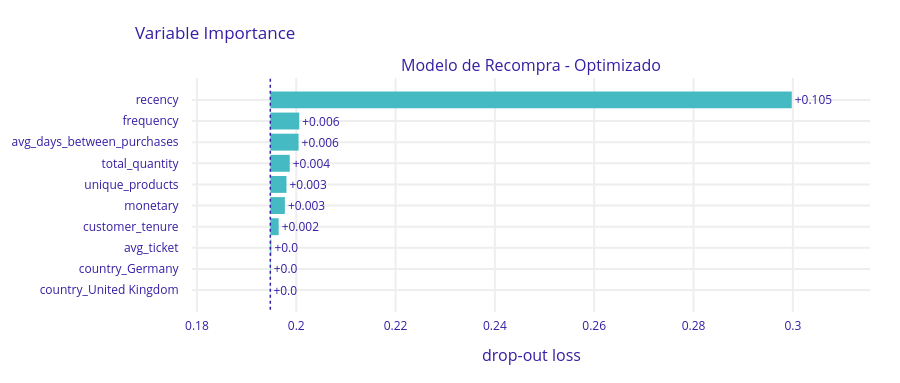

The code cell stored with this chart in its notebook:
### Code cell
# Importancia global de variables
fi = explainer.model_parts()

# Obtener la figura real de Plotly
fig = fi.plot(show=False)

# Mostrar en notebook
fig.show()

# Guardar en archivo
fig.write_image('../output/dalex1_importancia_variables.png', scale=4)

### Figure 1 — Plotly figure (JSON) as saved in the notebook; plotly's stock layout.template omitted (floating-point values rounded to 4 significant figures)
{"data": [{"base": 0.1948, "hoverinfo": "text", "hoverlabel": {"bgcolor": "rgba(0,0,0,0.8)"}, "hovertext": ["Model: Modelo de Recompra - Optimizado loss after<br>variable: recency is permuted: 0.3<br>Drop-out loss change: +0.105", "Model: Modelo de Recompra - Optimizado loss after<br>variable: frequency is permuted: 0.201<br>Drop-out loss change: +0.006", "Model: Modelo de Recompra - Optimizado loss after<br>variable: avg_days_between_purchases is permuted: 0.2<br>Drop-out loss change: +0.006", "Model: Modelo de Recompra - Optimizado loss after<br>variable: total_quantity is permuted: 0.199<br>Drop-out loss change: +0.004", "Model: Modelo de Recompra - Optimizado loss after<br>variable: unique_products is permuted: 0.198<br>Drop-out loss change: +0.003", "Model: Modelo de Recompra - Optimizado loss after<br>variable: monetary is permuted: 0.198<br>Drop-out loss change: +0.003", "Model: Modelo de Recompra - Optimizado loss after<br>variable: customer_tenure is permuted: 0.196<br>Drop-out loss change: +0.002", "Model: Modelo de Recompra - Optimizado loss after<br>variable: avg_ticket is permuted: 0.195<br>Drop-out loss change: +0.0", "Model: Modelo de Recompra - Optimizado loss after<br>variable: country_Germany is permuted: 0.195<br>Drop-out loss change: +0.0", "Model: Modelo de Recompra - Optimizado loss after<br>variable: country_United Kingdom is permuted: 0.195<br>Drop-out loss change: +0.0"], "marker": {"color": "#46bac2"}, "orientation": "h", "showlegend": false, "text": ["+0.105", "+0.006", "+0.006", "+0.004", "+0.003", "+0.003", "+0.002", "+0.0", "+0.0", "+0.0"], "textposition": "outside", "type": "bar", "x": [0.105, 0.005824, 0.005693, 0.003914, 0.003254, 0.002932, 0.001684, 0.0002152, 8.526e-05, 3.213e-05], "xaxis": "x", "y": ["recency", "frequency", "avg_days_between_purchases", "total_quantity", "unique_products", "monetary", "customer_tenure", "avg_ticket", "country_Germany", "country_United Kingdom"], "yaxis": "y"}], "layout": {"annotations": [{"font": {"size": 16}, "showarrow": false, "text": "Modelo de Recompra - Optimizado", "x": 0.5, "xanchor": "center", "xref": "paper", "y": 1, "yanchor": "bottom", "yref": "paper"}, {"font": {"size": 16}, "showarrow": false, "text": "drop-out loss", "x": 0.5, "xanchor": "center", "xref": "paper", "y": 0, "yanchor": "top", "yref": "paper", "yshift": -30}], "font": {"color": "#371ea3"}, "height": 383, "margin": {"b": 71, "r": 30, "t": 78}, "shapes": [{"line": {"color": "#371ea3", "dash": "dot", "width": 1.5}, "type": "line", "x0": 0.1948, "x1": 0.1948, "xref": "x", "y0": -1, "y1": 10, "yref": "y"}], "title": {"text": "Variable Importance", "x": 0.15}, "xaxis": {"anchor": "y", "automargin": true, "domain": [0, 1], "fixedrange": true, "gridwidth": 2, "range": [0.179, 0.3155], "tickcolor": "white", "ticklen": 3, "ticks": "outside", "type": "linear", "zeroline": false}, "yaxis": {"anchor": "x", "automargin": true, "autorange": "reversed", "domain": [0, 1], "fixedrange": true, "gridwidth": 2, "tickcolor": "white", "ticklen": 10, "ticks": "outside", "type": "category"}}}
